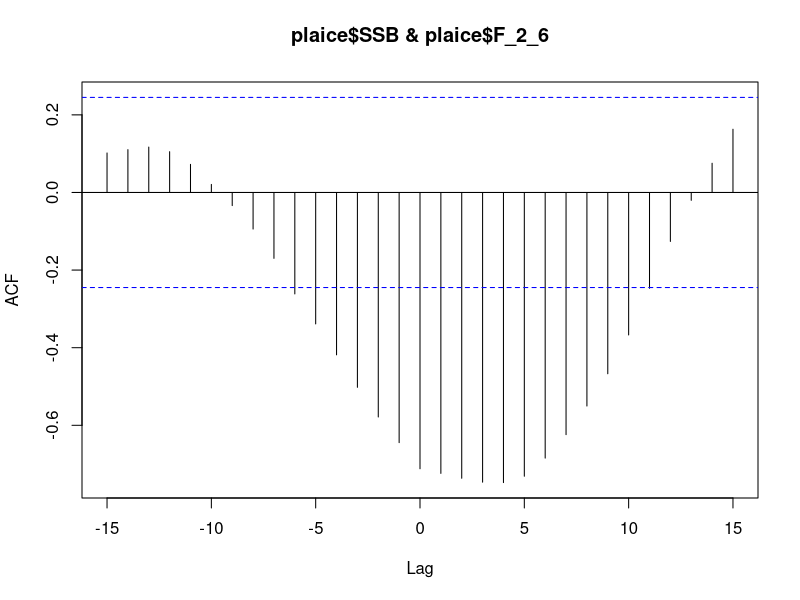

Recreate this plot in R. (Note: this script raises an error after producing the figure.)
#2_Hysteresis_analysis ----

library(tidyverse)
library(ggrepel)
library(readxl)

#load data
#setwd("~/Desktop/Courses/1_Advanced fisheries science/Paper/All_data/Stock_Assessment_Data_2021")
plaice <- read.csv("SA_plaice_2021.csv",
                   sep = ",")
df_hake <- read.csv("SA_hake_2021.csv", sep = ",")
herring <- read.csv("SA_herring_2021.csv",
                    sep = ",")
haddock <- read.csv("SA_haddock_2021.csv",
                    sep = ",")
df_saithe<-read.csv("SA_saithe_2021.csv", sep = ",")
cod <- read.csv("SA_cod_2021.csv",
                sep = ",")

#test for time lags (Ft-n) ####
plaice <- plaice[-65,]
ccf(plaice$SSB, plaice$F_2_6, type = "correlation") #3 years

df_hake <- df_hake[-44,]
ccf(hake$SSB, hake$F, type = "correlation") #No lag

herring <- herring[-75,]
ccf(herring$SSB, herring$F_2_6, type = "correlation") #No lag

haddock <- haddock[-50,]
ccf(haddock$SSB, haddock$F_2_4, type = "correlation") #No lag

df_saithe <- df_saithe[-55,]
ccf(df_saithe$SSB, df_saithe$F_4_7, type = "correlation") #4 years

cod <- cod[-59,]
ccf(cod$SSB, cod$F_2_6, type = "correlation") #5 years



#Break point analysis ####
opt_bpts <- function(x) {
  #x = bpts_sum$RSS["BIC",]
  n <- length(x)
  lowest <- vector("logical", length = n-1)
  lowest[1] <- FALSE
  for (i in 2:n) {
    lowest[i] <- x[i] < x[i-1] & x[i] < x[i+1]
  }
  out <- as.integer(names(x)[lowest])
  return(out)
}



# 1.Plaice #####
plaice <- read.csv("SA_plaice_2021.csv",
                   sep = ",")


plaice$SSB_lag <- lag(plaice$SSB, 3)

## 1.1.breakpoint analysis#####
bpts <- strucchange::breakpoints(SSB_lag/1000 ~  F_2_6, data = plaice)

plot(bpts)
summary(bpts)

bpts_sum <- summary(bpts)
opt_brks <- opt_bpts(bpts_sum$RSS["BIC",])
opt_brks #2
bpts2 <- strucchange:: breakpoints(bpts, breaks = opt_brks)
best_brk <- plaice$F_2_6[bpts2$breakpoints]

best_brk # 0.63 0.22

par(mfrow = c(1,1))
ci_mod <- confint(bpts, breaks = opt_brks)
plot(SSB_lag/1000 ~ F_2_6, data = plaice, type = "p")
for (i in 1: opt_brks) {
  abline(v = plaice$F_2_6[ci_mod$confint[i,2]], col = "blue")
  abline(v = plaice$F_2_6[ci_mod$confint[i,1]], col = "red", lty = 3)
  abline(v = plaice$F_2_6[ci_mod$confint[i,3]], col = "red", lty = 3)
}
#get corresponding years:
best_brk_years <- plaice$Year[bpts2$breakpoints]
best_brk_years
#1992, 2008


# 2.Hake ####
df_hake <- read.csv("SA_hake_2021.csv", sep = ",")


df_hake<-df_hake %>% mutate(
  R = R_0,
  Fishing = F,
  SSB = SSB/1000)


## 2.1.breakpoint analysis#####
bpts <- strucchange :: breakpoints(SSB ~ Fishing, data = df_hake)


plot(bpts)
summary(bpts)

bpts_sum <- summary(bpts)
opt_brks <- opt_bpts(bpts_sum$RSS["BIC",])
opt_brks #1 3

bpts2 <- strucchange:: breakpoints(bpts, breaks = opt_brks[1]) #with 1
best_brk <- df_hake$Fishing[bpts2$breakpoints]
best_brk #0.37

bpts2 <- strucchange:: breakpoints(bpts, breaks = opt_brks[2]) #with 3
best_brk <- df_hake$Fishing[bpts2$breakpoints]
best_brk #1.10 0.60 0.25

#Don´t use fishing values but years to derive the breakpoints, as we want to know the corresponding year
best_brk <- df_hake$Year[bpts2$breakpoints]
best_brk # 1993 2008 2014

par(mfrow = c(1,1))
ci_mod <- confint(bpts, breaks = opt_brks[1]) #with 1
plot(SSB ~ Fishing, data = df_hake, type = "p")
for (i in 1: opt_brks[1]) {
  abline(v = df_hake$Fishing[ci_mod$confint[i,2]], col = "blue")
  abline(v = df_hake$Fishing[ci_mod$confint[i,1]], col = "red", lty = 3)
  abline(v = df_hake$Fishing[ci_mod$confint[i,3]], col = "red", lty = 3)
}


par(mfrow = c(1,1))
ci_mod <- confint(bpts, breaks = opt_brks[2]) #with 3
plot(SSB ~ Fishing, data = df_hake, type = "p")
for (i in 1: opt_brks[2]) {
  abline(v = df_hake$Fishing[ci_mod$confint[i,2]], col = "blue")
  abline(v = df_hake$Fishing[ci_mod$confint[i,1]], col = "red", lty = 3)
  abline(v = df_hake$Fishing[ci_mod$confint[i,3]], col = "red", lty = 3)
}


# 3.Herring####
herring <- read.csv("SA_herring_2021.csv",
                    sep = ",")


## 3.1.breakpoint analysis#####
bpts <- strucchange :: breakpoints(SSB/1000 ~ F_2_6, data = herring)


plot(bpts)
summary(bpts)

bpts_sum <- summary(bpts)
opt_brks <- opt_bpts(bpts_sum$RSS["BIC",])
opt_brks #4
bpts2 <- strucchange:: breakpoints(bpts, breaks = opt_brks)
best_brk <- herring$F_2_6[bpts2$breakpoints]

best_brk #0.27 1.08 0.27 0.22 ---> 2x 0.27

best_brk_years <- herring$Year[bpts2$breakpoints]
best_brk_years
#1957 1968 1983 2000

par(mfrow = c(1,1))
ci_mod <- confint(bpts, breaks = opt_brks)
plot(SSB/1000 ~ F_2_6, data = herring, type = "p")
for (i in 1: opt_brks) {
  abline(v = herring$F_2_6[ci_mod$confint[i,2]], col = "blue")
  abline(v = herring$F_2_6[ci_mod$confint[i,1]], col = "red", lty = 3)
  abline(v = herring$F_2_6[ci_mod$confint[i,3]], col = "red", lty = 3)
}


# 4.Haddock#####----
haddock <- read.csv("SA_haddock_2021.csv",
                    sep = ",")
haddock <- haddock[-50,]

## 4.1.breakpoint analysis#####
bpts <- strucchange :: breakpoints(SSB/1000 ~ F_2_4, data = haddock)


plot(bpts)
summary(bpts)

bpts_sum <- summary(bpts)
opt_brks <- opt_bpts(bpts_sum$RSS["BIC",])
opt_brks #2
bpts2 <- strucchange:: breakpoints(bpts, breaks = opt_brks)
best_brk <- haddock$F_2_4[bpts2$breakpoints]

best_brk #0.91 0.21

par(mfrow = c(1,1))
ci_mod <- confint(bpts, breaks = opt_brks)
plot(SSB/1000 ~ F_2_4, data = haddock, type = "p")
for (i in 1: opt_brks) {
  abline(v = haddock$F_2_4[ci_mod$confint[i,2]], col = "blue")
  abline(v = haddock$F_2_4[ci_mod$confint[i,1]], col = "red", lty = 3)
  abline(v = haddock$F_2_4[ci_mod$confint[i,3]], col = "red", lty = 3)
}

best_brk_years <- best_brk <- haddock$Year[bpts2$breakpoints]
best_brk_years
# 1989 2003


# 5.Saithe ####

df_saithe<-read.csv("SA_saithe_2021.csv", sep = ",")

df_saithe <- df_saithe[-55,]

df_saithe<-df_saithe %>% mutate(
  catches = Landings+Discards,
  exploit_rate = catches/SSB,
  SSB = SSB/1000,
  R = R_3/1000,
  R_low = R_low/1000,
  R_high = R_high/1000)

df_saithe$SSB_lag <- lag(df_saithe$SSB, 4)

## 5.1.breakpoint analysis#####
bpts <- strucchange :: breakpoints(SSB_lag ~ F_4_7, data = df_saithe)

plot(bpts)
summary(bpts)

bpts_sum <- summary(bpts)
opt_brks <- opt_bpts(bpts_sum$RSS["BIC",])
opt_brks #3
bpts2 <- strucchange:: breakpoints(bpts, breaks = opt_brks)
best_brk <- df_saithe$F_4_7[bpts2$breakpoints]

best_brk #0.43 0.65 0.51

par(mfrow = c(1,1))
ci_mod <- confint(bpts, breaks = opt_brks)
plot(SSB_lag ~ F_4_7, data = df_saithe, type = "p")
for (i in 1: opt_brks) {
  abline(v = df_saithe$F_4_7[ci_mod$confint[i,2]], col = "blue")
  abline(v = df_saithe$F_4_7[ci_mod$confint[i,1]], col = "red", lty = 3)
  abline(v = df_saithe$F_4_7[ci_mod$confint[i,3]], col = "red", lty = 3)
}

best_brk_years <- df_saithe$Year[bpts2$breakpoints]

best_brk_years #1973 1983 1996



# 6.Cod ####
cod <- read.csv("SA_cod_2021.csv",
                sep = ",")
cod$SSB_lag <- lag(cod$SSB, 5)

## 6.1.breakpoint analysis #####
bpts <- strucchange :: breakpoints(SSB_lag/1000 ~ F_2_6, data = cod)


plot(bpts)
summary(bpts)

bpts_sum <- summary(bpts)
opt_brks <- opt_bpts(bpts_sum$RSS["BIC",])
opt_brks #5, allerdings ist der BIC Unterschied von 4 zu 5 nur 0.1, daher nehmen wir nur 4 breakpoints
opt_brks <- 4
bpts2 <- strucchange:: breakpoints(bpts, breaks = opt_brks)
best_brk <- cod$F_2_6[bpts2$breakpoints]

best_brk #0.81 1.03 1.14 0.66

par(mfrow = c(1,1))
ci_mod <- confint(bpts, breaks = opt_brks)
plot(SSB/1000 ~ F_2_6, data = cod, type = "p")
for (i in 1: opt_brks) {
  abline(v = cod$F_2_6[ci_mod$confint[i,2]], col = "blue")
  abline(v = cod$F_2_6[ci_mod$confint[i,1]], col = "red", lty = 3)
  abline(v = cod$F_2_6[ci_mod$confint[i,3]], col = "red", lty = 3)
}

best_brk_years <- cod$Year[bpts2$breakpoints]

best_brk_years #1972 1983 1999, 2007
